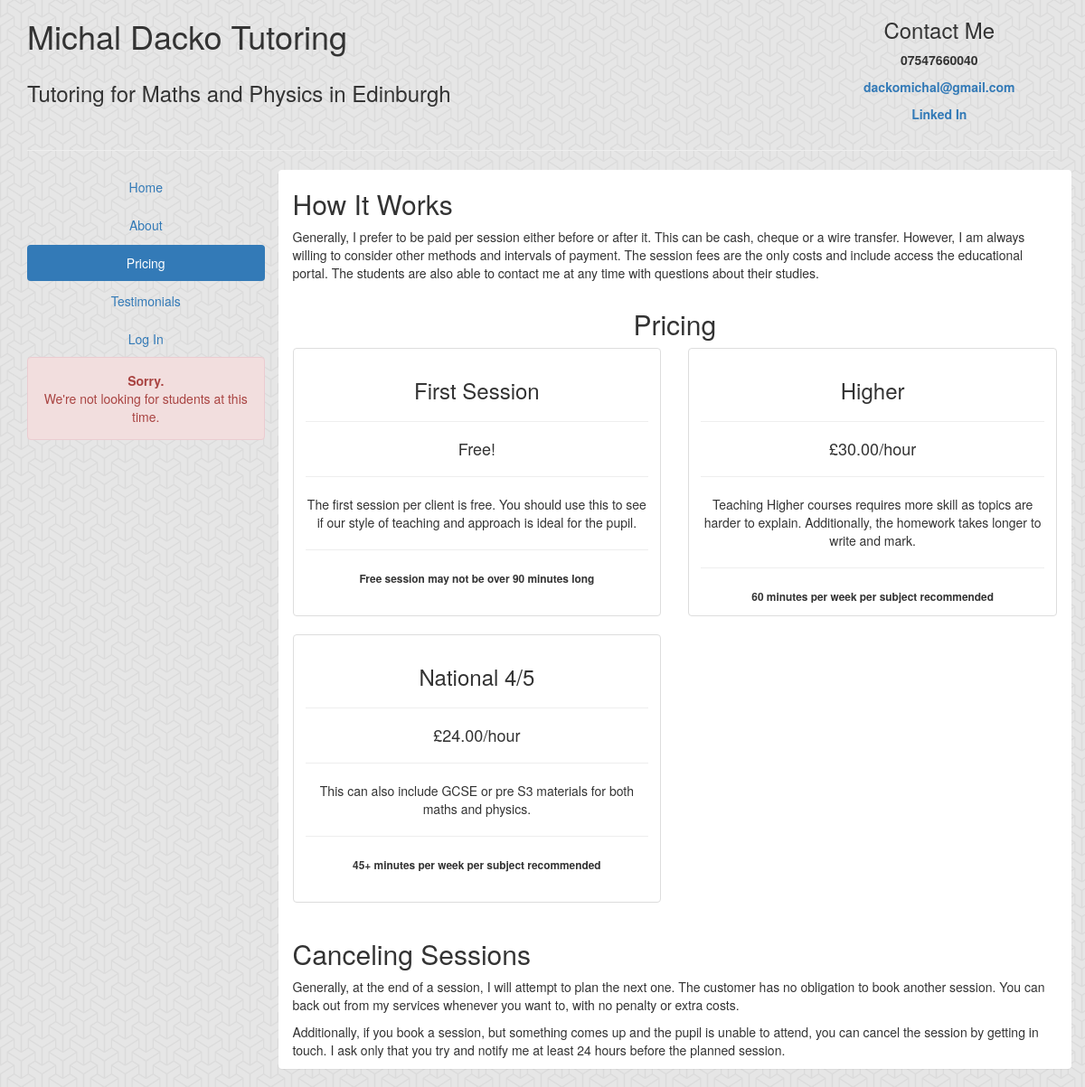
The page /pricing/ on the database its author committed.
### school/models.py (models this page shows, shortened)
class Level(models.Model):
	name=models.CharField(max_length=100)
	note=models.TextField(max_length=500)
	price=models.FloatField()
	recommended=models.TextField(max_length=500)

### MichalDackoTutoring/views.py (the view)
# urls.py: url(r'^pricing/$', mdt_views.pricing, name='pricing'),
def pricing(request):
    template = "pricing.html"
    context ={"levels":Level.objects.all()}
    return render(request,template,context)

### generalinfo/templatetags/pounds.py (called while the page is built)
@register.filter
def pound(pounds):
    if pounds:
        pounds = round(float(pounds), 2)
        return "%s%s" % (intcomma(int(pounds)), ("%0.2f" % pounds)[-3:])
    else:
        return ''

### templates/pricing.html (shortened to what this page needs)
{% extends "base.html" %}
{% load humanize %}
{% load pounds %}
{% block pricing%}
class="active"
{% endblock %}
{% block content %}
    <div class="col-sm-12 col-md-9 panel">
        <div class="row">
            <div class="col-sm-12">
                <h2>How It Works</h2>
                <p>Generally, I prefer to be paid per session either before or after it. This can be cash, cheque or a wire transfer. However, I am always willing to consider other methods and intervals of payment. The session fees are the only costs and include access the educational portal. The students are also able to contact me at any time with questions about their studies.
                </p>
            </div>
            <div class="col-sm-12">
                <div class="row centerIt">
                  <h2>Pricing</h2>
                  <div class="col-sm-12 col-md-6">
                    <div class="thumbnail">
                      <div class="caption">
                        <h3>First Session</h3>
                        <hr/>
                        <h4>Free!</h4>
                        <hr/>
                        <p>The first session per client is free. You should use this to see if our style of teaching and approach is ideal for the pupil.</p>
                        <hr/>
                        <small><b>Free session may not be over 90 minutes long</b></small>
                      </div>
                    </div>
                  </div>
                  {% for level in levels%}
                  <div class="col-sm-12 col-md-6">
                    <div class="thumbnail">
                      <div class="caption">
                        <h3>{{level.name}}</h3>
                        <hr/>
                        <h4>&pound{{level.price | pound}}/hour</h4>
                        <hr/>
                        <p>{{level.note|linebreaks}}</p>
                        <hr/>
                        <small><b>{{level.recommended}}</b></small>
                      </div>
                    </div>
                  </div>
                  {%endfor%}
                </div>
            </div>
            <div class="col-sm-12">
                <h2>Canceling Sessions</h2>
                <p>Generally, at the end of a session, I will attempt to plan the next one. The customer has no obligation to book another session. You can back out from my services whenever you want to, with no penalty or extra costs.</p>
                <p>Additionally, if you book a session, but something comes up and the pupil is unable to attend, you can cancel the session by getting in touch. I ask only that you try and notify me at least 24 hours before the planned session.</p>
            </div>
        </div>
    </div>
{% endblock %}

### static/css/app.css (style rules this page uses)
body { background: url("/static/img/background.png"); }
.centerIt { text-align: center; }

### rows shown on the page
Level: name "Higher", price|pound "30.00", note "Teaching Higher courses requires more skill as topics are harder to explain. Additionally, the homework takes longer to write and mark.", recommended "60 minutes per week per subject recommended"
Level: name "National 4/5", price|pound "24.00", note "This can also include GCSE or pre S3 materials for both maths and physics.", recommended "45+ minutes per week per subject recommended"
